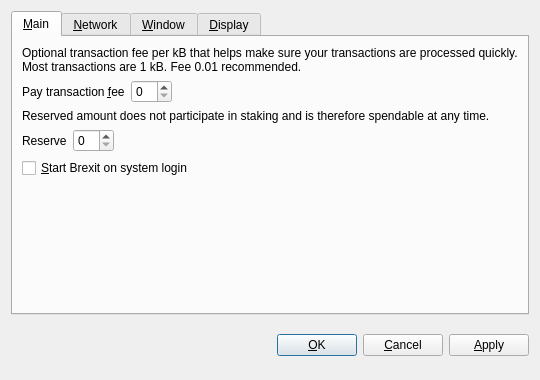
<?xml version="1.0" encoding="UTF-8"?>
<ui version="4.0">
 <class>OptionsDialog</class>
 <widget class="QDialog" name="OptionsDialog">
  <property name="geometry">
   <rect>
    <x>0</x>
    <y>0</y>
    <width>540</width>
    <height>380</height>
   </rect>
  </property>
  <property name="windowTitle">
   <string>Options</string>
  </property>
  <property name="modal">
   <bool>true</bool>
  </property>
  <layout class="QVBoxLayout" name="verticalLayout">
   <item>
    <widget class="QTabWidget" name="tabWidget">
     <property name="tabPosition">
      <enum>QTabWidget::North</enum>
     </property>
     <property name="currentIndex">
      <number>0</number>
     </property>
     <widget class="QWidget" name="tabMain">
      <attribute name="title">
       <string>&amp;Main</string>
      </attribute>
      <layout class="QVBoxLayout" name="verticalLayout_Main">
       <item>
        <widget class="QLabel" name="transactionFeeInfoLabel">
         <property name="text">
          <string>Optional transaction fee per kB that helps make sure your transactions are processed quickly. Most transactions are 1 kB. Fee 0.01 recommended.</string>
         </property>
         <property name="textFormat">
          <enum>Qt::PlainText</enum>
         </property>
         <property name="wordWrap">
          <bool>true</bool>
         </property>
        </widget>
       </item>
       <item>
        <layout class="QHBoxLayout" name="horizontalLayoutFee">
         <item>
          <widget class="QLabel" name="transactionFeeLabel">
           <property name="text">
            <string>Pay transaction &amp;fee</string>
           </property>
           <property name="textFormat">
            <enum>Qt::PlainText</enum>
           </property>
           <property name="buddy">
            <cstring>transactionFee</cstring>
           </property>
          </widget>
         </item>
         <item>
          <widget class="BitcoinAmountField" name="transactionFee"/>
         </item>
         <item>
          <spacer name="horizontalSpacerFee">
           <property name="orientation">
            <enum>Qt::Horizontal</enum>
           </property>
           <property name="sizeHint" stdset="0">
            <size>
             <width>40</width>
             <height>20</height>
            </size>
           </property>
          </spacer>
         </item>
        </layout>
       </item>
       <item>
        <widget class="QLabel" name="reserveBalanceInfoLabel">
         <property name="text">
          <string>Reserved amount does not participate in staking and is therefore spendable at any time.</string>
         </property>
         <property name="textFormat">
          <enum>Qt::PlainText</enum>
         </property>
         <property name="wordWrap">
          <bool>true</bool>
         </property>
        </widget>
       </item>
       <item>
        <layout class="QHBoxLayout" name="horizontalLayoutReserveBalance">
         <item>
          <widget class="QLabel" name="reserveBalanceLabel">
           <property name="text">
            <string>Reserve</string>
           </property>
           <property name="textFormat">
            <enum>Qt::PlainText</enum>
           </property>
           <property name="buddy">
            <cstring>reserveBalance</cstring>
           </property>
          </widget>
         </item>
         <item>
          <widget class="BitcoinAmountField" name="reserveBalance"/>
         </item>
         <item>
          <spacer name="horizontalSpacerReserveBalance">
           <property name="orientation">
            <enum>Qt::Horizontal</enum>
           </property>
           <property name="sizeHint" stdset="0">
            <size>
             <width>40</width>
             <height>20</height>
            </size>
           </property>
          </spacer>
         </item>
        </layout>
       </item>
       <item>
        <widget class="QCheckBox" name="bitcoinAtStartup">
         <property name="toolTip">
          <string>Automatically start Brexit after logging in to the system.</string>
         </property>
         <property name="text">
          <string>&amp;Start Brexit on system login</string>
         </property>
        </widget>
       </item>
       <item>
        <spacer name="verticalSpacer_Main">
         <property name="orientation">
          <enum>Qt::Vertical</enum>
         </property>
         <property name="sizeHint" stdset="0">
          <size>
           <width>20</width>
           <height>40</height>
          </size>
         </property>
        </spacer>
       </item>
      </layout>
     </widget>
     <widget class="QWidget" name="tabNetwork">
      <attribute name="title">
       <string>&amp;Network</string>
      </attribute>
      <layout class="QVBoxLayout" name="verticalLayout_Network">
       <item>
        <widget class="QCheckBox" name="mapPortUpnp">
         <property name="toolTip">
          <string>Automatically open the Brexit client port on the router. This only works when your router supports UPnP and it is enabled.</string>
         </property>
         <property name="text">
          <string>Map port using &amp;UPnP</string>
         </property>
        </widget>
       </item>
       <item>
        <widget class="QCheckBox" name="connectSocks">
         <property name="toolTip">
          <string>Connect to the Brexit network through a SOCKS5 proxy (e.g. when connecting through Tor).</string>
         </property>
         <property name="text">
          <string>&amp;Connect through SOCKS5 proxy:</string>
         </property>
        </widget>
       </item>
       <item>
        <layout class="QHBoxLayout" name="horizontalLayout_Network">
         <item>
          <widget class="QLabel" name="proxyIpLabel">
           <property name="text">
            <string>Proxy &amp;IP:</string>
           </property>
           <property name="textFormat">
            <enum>Qt::PlainText</enum>
           </property>
           <property name="buddy">
            <cstring>proxyIp</cstring>
           </property>
          </widget>
         </item>
         <item>
          <widget class="QValidatedLineEdit" name="proxyIp">
           <property name="maximumSize">
            <size>
             <width>140</width>
             <height>16777215</height>
            </size>
           </property>
           <property name="toolTip">
            <string>IP address of the proxy (e.g. 127.0.0.1)</string>
           </property>
          </widget>
         </item>
         <item>
          <widget class="QLabel" name="proxyPortLabel">
           <property name="text">
            <string>&amp;Port:</string>
           </property>
           <property name="textFormat">
            <enum>Qt::PlainText</enum>
           </property>
           <property name="buddy">
            <cstring>proxyPort</cstring>
           </property>
          </widget>
         </item>
         <item>
          <widget class="QLineEdit" name="proxyPort">
           <property name="maximumSize">
            <size>
             <width>55</width>
             <height>16777215</height>
            </size>
           </property>
           <property name="toolTip">
            <string>Port of the proxy (e.g. 9050)</string>
           </property>
          </widget>
         </item>
         <item>
          <spacer name="horizontalSpacer_Network">
           <property name="orientation">
            <enum>Qt::Horizontal</enum>
           </property>
           <property name="sizeHint" stdset="0">
            <size>
             <width>40</width>
             <height>20</height>
            </size>
           </property>
          </spacer>
         </item>
        </layout>
       </item>
       <item>
        <spacer name="verticalSpacer_Network">
         <property name="orientation">
          <enum>Qt::Vertical</enum>
         </property>
         <property name="sizeHint" stdset="0">
          <size>
           <width>20</width>
           <height>40</height>
          </size>
         </property>
        </spacer>
       </item>
      </layout>
     </widget>
     <widget class="QWidget" name="tabWindow">
      <attribute name="title">
       <string>&amp;Window</string>
      </attribute>
      <layout class="QVBoxLayout" name="verticalLayout_Window">
       <item>
        <widget class="QCheckBox" name="minimizeToTray">
         <property name="toolTip">
          <string>Show only a tray icon after minimizing the window.</string>
         </property>
         <property name="text">
          <string>&amp;Minimize to the tray instead of the taskbar</string>
         </property>
        </widget>
       </item>
       <item>
        <widget class="QCheckBox" name="minimizeOnClose">
         <property name="toolTip">
          <string>Minimize instead of exit the application when the window is closed. When this option is enabled, the application will be closed only after selecting Quit in the menu.</string>
         </property>
         <property name="text">
          <string>M&amp;inimize on close</string>
         </property>
        </widget>
       </item>
       <item>
        <spacer name="verticalSpacer_Window">
         <property name="orientation">
          <enum>Qt::Vertical</enum>
         </property>
         <property name="sizeHint" stdset="0">
          <size>
           <width>20</width>
           <height>40</height>
          </size>
         </property>
        </spacer>
       </item>
      </layout>
     </widget>
     <widget class="QWidget" name="tabDisplay">
      <attribute name="title">
       <string>&amp;Display</string>
      </attribute>
      <layout class="QVBoxLayout" name="verticalLayout_Display">
       <item>
        <layout class="QHBoxLayout" name="horizontalLayout_1_Display">
         <item>
          <widget class="QLabel" name="langLabel">
           <property name="text">
            <string>User Interface &amp;language:</string>
           </property>
           <property name="textFormat">
            <enum>Qt::PlainText</enum>
           </property>
           <property name="buddy">
            <cstring>lang</cstring>
           </property>
          </widget>
         </item>
         <item>
          <widget class="QValueComboBox" name="lang">
           <property name="toolTip">
            <string>The user interface language can be set here. This setting will take effect after restarting Brexit.</string>
           </property>
          </widget>
         </item>
        </layout>
       </item>
       <item>
        <layout class="QHBoxLayout" name="horizontalLayout_2_Display">
         <item>
          <widget class="QLabel" name="unitLabel">
           <property name="text">
            <string>&amp;Unit to show amounts in:</string>
           </property>
           <property name="textFormat">
            <enum>Qt::PlainText</enum>
           </property>
           <property name="buddy">
            <cstring>unit</cstring>
           </property>
          </widget>
         </item>
         <item>
          <widget class="QValueComboBox" name="unit">
           <property name="toolTip">
            <string>Choose the default subdivision unit to show in the interface and when sending coins.</string>
           </property>
          </widget>
         </item>
        </layout>
       </item>
       <item>
        <widget class="QCheckBox" name="coinControlFeatures">
         <property name="toolTip">
          <string>Whether to show coin control features or not.</string>
         </property>
         <property name="text">
          <string>Display coin &amp;control features (experts only!)</string>
         </property>
        </widget>
       </item>
       <item>
        <widget class="QCheckBox" name="useBlackTheme">
         <property name="text">
          <string>Use black visual theme (requires restart)</string>
         </property>
        </widget>
       </item>
       <item>
        <spacer name="verticalSpacer_Display">
         <property name="orientation">
          <enum>Qt::Vertical</enum>
         </property>
         <property name="sizeHint" stdset="0">
          <size>
           <width>20</width>
           <height>40</height>
          </size>
         </property>
        </spacer>
       </item>
      </layout>
     </widget>
    </widget>
   </item>
   <item>
    <layout class="QHBoxLayout" name="horizontalLayout_Buttons">
     <item>
      <spacer name="horizontalSpacer_1">
       <property name="orientation">
        <enum>Qt::Horizontal</enum>
       </property>
       <property name="sizeHint" stdset="0">
        <size>
         <width>40</width>
         <height>48</height>
        </size>
       </property>
      </spacer>
     </item>
     <item>
      <widget class="QLabel" name="statusLabel">
       <property name="font">
        <font>
         <weight>75</weight>
         <bold>true</bold>
        </font>
       </property>
       <property name="text">
        <string/>
       </property>
       <property name="textFormat">
        <enum>Qt::PlainText</enum>
       </property>
       <property name="wordWrap">
        <bool>true</bool>
       </property>
      </widget>
     </item>
     <item>
      <spacer name="horizontalSpacer_2">
       <property name="orientation">
        <enum>Qt::Horizontal</enum>
       </property>
       <property name="sizeHint" stdset="0">
        <size>
         <width>40</width>
         <height>48</height>
        </size>
       </property>
      </spacer>
     </item>
     <item>
      <widget class="QPushButton" name="okButton">
       <property name="text">
        <string>&amp;OK</string>
       </property>
      </widget>
     </item>
     <item>
      <widget class="QPushButton" name="cancelButton">
       <property name="text">
        <string>&amp;Cancel</string>
       </property>
       <property name="autoDefault">
        <bool>false</bool>
       </property>
      </widget>
     </item>
     <item>
      <widget class="QPushButton" name="applyButton">
       <property name="text">
        <string>&amp;Apply</string>
       </property>
       <property name="autoDefault">
        <bool>false</bool>
       </property>
      </widget>
     </item>
    </layout>
   </item>
  </layout>
 </widget>
 <customwidgets>
  <customwidget>
   <class>BitcoinAmountField</class>
   <extends>QSpinBox</extends>
   <header>bitcoinamountfield.h</header>
  </customwidget>
  <customwidget>
   <class>QValueComboBox</class>
   <extends>QComboBox</extends>
   <header>qvaluecombobox.h</header>
  </customwidget>
  <customwidget>
   <class>QValidatedLineEdit</class>
   <extends>QLineEdit</extends>
   <header>qvalidatedlineedit.h</header>
  </customwidget>
 </customwidgets>
 <resources/>
 <connections/>
</ui>
